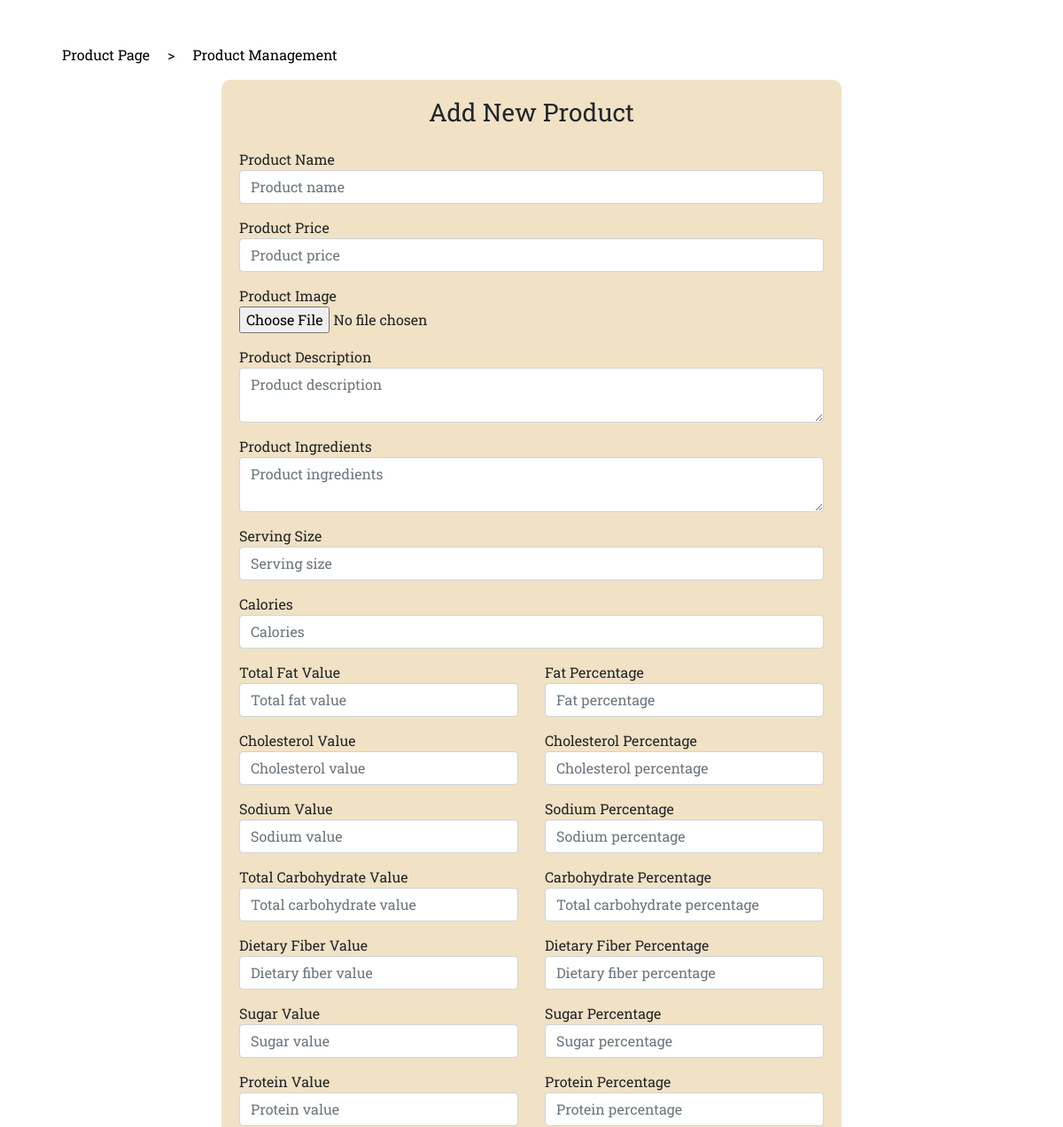
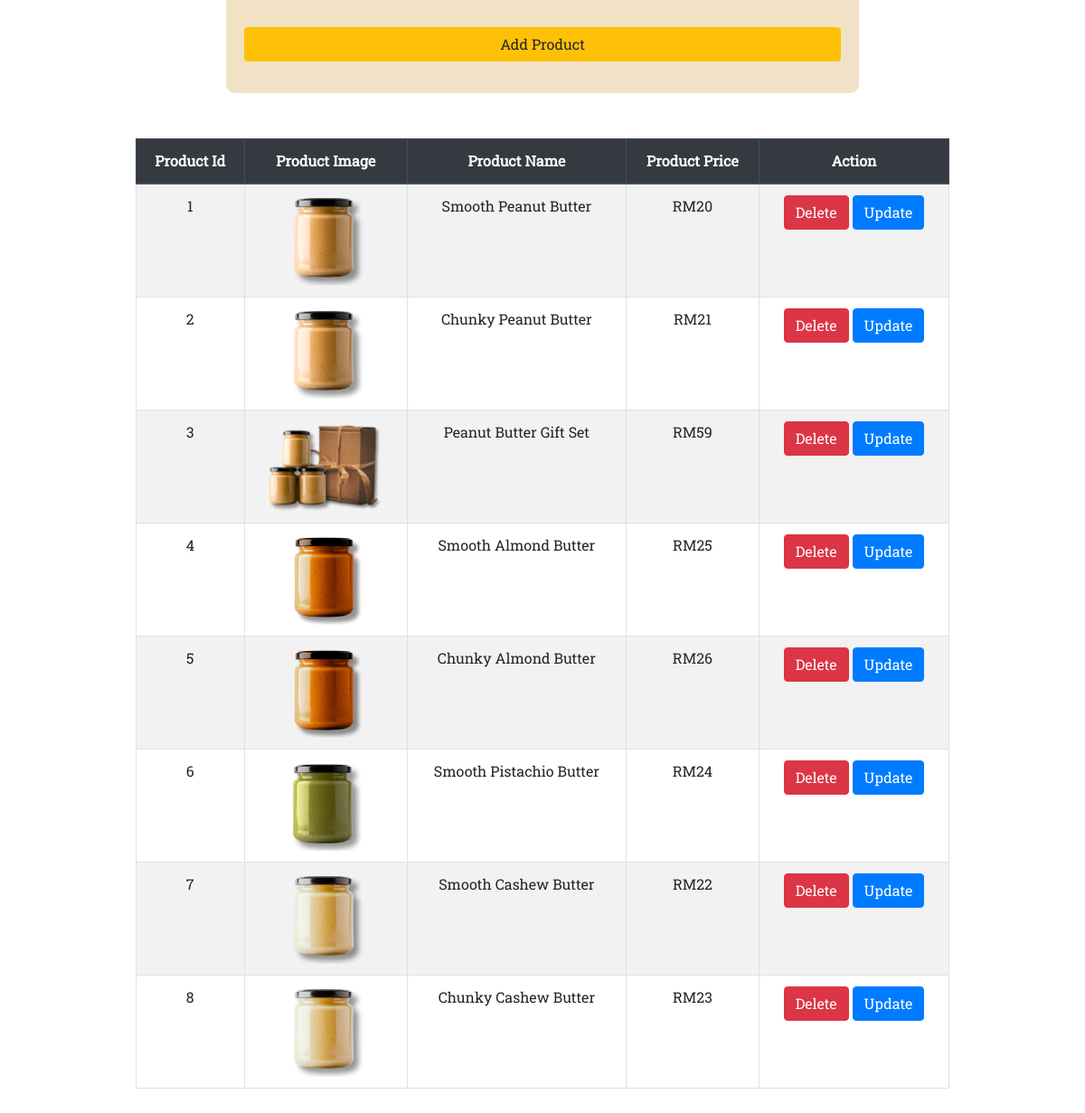
Screenshot of /add_product.php with the database file from the repository (2 pictures, top to bottom).
### tables this page shows
CREATE TABLE `product_info` (
  `id` int(11) NOT NULL,
  `name` varchar(255) DEFAULT NULL,
  `price` varchar(50) DEFAULT NULL,
  `image` varchar(255) DEFAULT NULL,
  `description` text DEFAULT NULL,
  `ingredients` text DEFAULT NULL,
  `serving_size` varchar(50) DEFAULT NULL,
  `calories` int(11) DEFAULT NULL,
  `total_fat_value` int(11) DEFAULT NULL,
  `total_fat_percent` int(11) DEFAULT NULL,
  `cholesterol_value` int(11) DEFAULT NULL,
  `cholesterol_percent` int(11) DEFAULT NULL,
  `sodium_value` int(11) DEFAULT NULL,
  `sodium_percent` int(11) DEFAULT NULL,
  `total_carbohydrate_value` int(11) DEFAULT NULL,
  `total_carbohydrate_percent` int(11) DEFAULT NULL,
  `dietary_fiber_value` int(11) DEFAULT NULL,
  `dietary_fiber_percent` int(11) DEFAULT NULL,
  `sugars_value` int(11) DEFAULT NULL,
  `sugars_percent` int(11) DEFAULT NULL,
  `protein_value` int(11) DEFAULT NULL,
  `protein_percent` int(11) DEFAULT NULL
);

### add_product.php (the view, shortened to what this page needs)
<?php
$servername = "localhost:3306";
$username = "root";
$password = "";
$dbname = "sse3308";
$conn = new mysqli($servername, $username, $password, $dbname);
$product_to_edit = null;
?>
<!DOCTYPE html>
<html lang="en">
<head>
   <link rel="stylesheet" href="https://cdn.jsdelivr.net/npm/bootstrap@4.5.3/dist/css/bootstrap.min.css"
>
   <link rel="stylesheet" href="/css/sharedstyle.css">
   <link rel="stylesheet" href="/css/add_productstyle.css">
</head>
<body>
<div class="quick-nav">
    <a href="show_product.php">Product Page</a>
    <p>&gt</p>
    <p>Product Management</p>
</div>
<div class="container">
   <section>
      <form method="post" class="add-product-form" enctype="multipart/form-data">
         <h3 class="text-center mb-4"><?= isset($product_to_edit) ? 'Update Product' : 'Add New Product' ?></h3>
         <div class="form-group">
            Product Name <input type="text" name="p_name" placeholder="Product name" class="form-control" required value="<?= isset($product_to_edit) ? $product_to_edit['name'] : '' ?>">
         </div>
         <div class="form-group">
            Product Price <input type="text" name="p_price" min="0" placeholder="Product price" class="form-control" required value="<?= isset($product_to_edit) ? $product_to_edit['price'] : '' ?>">
         </div>
         <div class="form-group">
            Product Image <input type="file" name="p_image" accept="image/png, image/jpg, image/jpeg" class="form-control-file">
         </div>
         <div class="form-group">
            Product Description <textarea name="p_description" placeholder="Product description" class="form-control" required><?= isset($product_to_edit) ? $product_to_edit['description'] : '' ?></textarea>
         </div>
         <div class="form-group">
            Product Ingredients <textarea name="p_ingredients" placeholder="Product ingredients" class="form-control" required><?= isset($product_to_edit) ? $product_to_edit['ingredients'] : '' ?></textarea>
         </div>
         <div class="form-group">
            Serving Size <input type="text" name="p_serving_size" placeholder="Serving size" class="form-control" required value="<?= isset($product_to_edit) ? $product_to_edit['serving_size'] : '' ?>">
         </div>
         <div class="form-group">
            Calories <input type="number" name="p_calories" min="0" placeholder="Calories" class="form-control" required value="<?= isset($product_to_edit) ? $product_to_edit['calories'] : '' ?>">
         </div>
         <div class="row">
            <div class="form-group col-md-6">
               Total Fat Value <input type="number" name="p_total_fat_value" min="0" placeholder="Total fat value" class="form-control" required value="<?= isset($product_to_edit) ? $product_to_edit['total_fat_value'] : '' ?>">
            </div>
            <div class="form-group col-md-6">
               Fat Percentage <input type="number" name="p_total_fat_percent" min="0" placeholder="Fat percentage" class="form-control" required value="<?= isset($product_to_edit) ? $product_to_edit['total_fat_percent'] : '' ?>">
            </div>
         </div>
         <div class="row">
            <div class="form-group col-md-6">
               Cholesterol Value <input type="number" name="p_cholesterol_value" min="0" placeholder="Cholesterol value" class="form-control" required value="<?= isset($product_to_edit) ? $product_to_edit['cholesterol_value'] : '' ?>">
            </div>
            <div class="form-group col-md-6">
               Cholesterol Percentage <input type="number" name="p_cholesterol_percent" min="0" placeholder="Cholesterol percentage" class="form-control" required value="<?= isset($product_to_edit) ? $product_to_edit['cholesterol_percent'] : '' ?>">
            </div>
         </div>
         <div class="row">
            <div class="form-group col-md-6">
               Sodium Value <input type="number" name="p_sodium_value" min="0" placeholder="Sodium value" class="form-control" required value="<?= isset($product_to_edit) ? $product_to_edit['sodium_value'] : '' ?>">
            </div>
            <div class="form-group col-md-6">
               Sodium Percentage <input type="number" name="p_sodium_percent" min="0" placeholder="Sodium percentage" class="form-control" required value="<?= isset($product_to_edit) ? $product_to_edit['sodium_percent'] : '' ?>">
            </div>
         </div>
         <div class="row">
            <div class="form-group col-md-6">
               Total Carbohydrate Value <input type="number" name="p_total_carbohydrate_value" min="0" placeholder="Total carbohydrate value" class="form-control" required value="<?= isset($product_to_edit) ? $product_to_edit['total_carbohydrate_value'] : '' ?>">
            </div>
            <div class="form-group col-md-6">
               Carbohydrate Percentage <input type="number" name="p_total_carbohydrate_percent" min="0" placeholder="Total carbohydrate percentage" class="form-control" required value="<?= isset($product_to_edit) ? $product_to_edit['total_carbohydrate_percent'] : '' ?>">
            </div>
         </div>
         <div class="row">
            <div class="form-group col-md-6">
               Dietary Fiber Value <input type="number" name="p_dietary_fiber_value" min="0" placeholder="Dietary fiber value" class="form-control" required value="<?= isset($product_to_edit) ? $product_to_edit['dietary_fiber_value'] : '' ?>">
            </div>
            <div class="form-group col-md-6">
               Dietary Fiber Percentage <input type="number" name="p_dietary_fiber_percent" min="0" placeholder="Dietary fiber percentage" class="form-control" required value="<?= isset($product_to_edit) ? $product_to_edit['dietary_fiber_percent'] : '' ?>">
            </div>
         </div>
         <div class="row">
            <div class="form-group col-md-6">
               Sugar Value <input type="number" name="p_sugars_value" min="0" placeholder="Sugar value" class="form-control" required value="<?= isset($product_to_edit) ? $product_to_edit['sugars_value'] : '' ?>">
            </div>
            <div class="form-group col-md-6">
               Sugar Percentage <input type="number" name="p_sugars_percent" min="0" placeholder="Sugar percentage" class="form-control" required value="<?= isset($product_to_edit) ? $product_to_edit['sugars_percent'] : '' ?>">
            </div>
         </div>
         <div class="row">
            <div class="form-group col-md-6">
               Protein Value <input type="number" name="p_protein_value" min="0" placeholder="Protein value" class="form-control" required value="<?= isset($product_to_edit) ? $product_to_edit['protein_value'] : '' ?>">
            </div>
            <div class="form-group col-md-6">
               Protein Percentage <input type="number" name="p_protein_percent" min="0" placeholder="Protein percentage" class="form-control" required value="<?= isset($product_to_edit) ? $product_to_edit['protein_percent'] : '' ?>">
            </div>
         </div>
         <div class="form-group">
            <input type="submit" name="save_product" value="<?= isset($product_to_edit) ? 'Update Product' : 'Add Product' ?>" class="btn btn-warning w-100 mt-3">
         </div>
      </form>
   </section>
   <section class="display-product-table mt-5">
      <table class="table table-bordered table-striped">
         <thead class="thead-dark">
            <tr>
               <th>Product Id</th>
               <th>Product Image</th>
               <th>Product Name</th>
               <th>Product Price</th>
               <th>Action</th>
            </tr>
         </thead>
         <tbody>
            <?php
            $select_products = mysqli_query($conn, "SELECT * FROM product_info");
            if(mysqli_num_rows($select_products) > 0){
               while($row = mysqli_fetch_assoc($select_products)){
            ?>
            <tr>
               <td><?php echo $row['id']; ?></td>
               <td><img src="<?php echo $row['image']; ?>" height="100" alt="Product Image"></td>
               <td><?php echo $row['name']; ?></td>
               <td><?php echo $row['price']; ?></td>
               <td>
                  <a href="add_product.php?delete=<?php echo $row['id']; ?>" class="btn btn-danger" onclick="return confirm('Are you sure you want to delete this?');">Delete</a>
                  <a href="add_product.php?edit=<?php echo $row['id']; ?>" class="btn btn-primary">Update</a>
               </td>
            </tr>
            <?php
               }
            } else {
               echo "<tr><td colspan='5' class='text-center'>No product added</td></tr>";
            }
            ?>
         </tbody>
      </table>
   </section>
</div>
</body>
</html>

### css/sharedstyle.css (style rules this page uses)
html { scroll-behavior: smooth; }
body,.header-container,footer { padding: 0; margin: 0; overflow-x: hidden; font-family:'RobotoSlab-Regular'; }
.form-group { margin-bottom: 15px; }

### css/add_productstyle.css (style rules this page uses)
.add-product-form { width: 700px; margin:50px auto; }
.display-product-table { width:900px; margin:50px auto; }
.add-product-form, .edit-form-container form { background: #f1e2c5; padding: 20px; border-radius: 10px; }
table { text-align:center; }

### rows the page displays
product_info: id "1", image (picture), name "Smooth Peanut Butter", price "RM20"
product_info: id "2", image (picture), name "Chunky Peanut Butter", price "RM21"
product_info: id "3", image (picture), name "Peanut Butter Gift Set", price "RM59"
product_info: id "4", image (picture), name "Smooth Almond Butter", price "RM25"
product_info: id "5", image (picture), name "Chunky Almond Butter", price "RM26"
product_info: id "6", image (picture), name "Smooth Pistachio Butter", price "RM24"
product_info: id "7", image (picture), name "Smooth Cashew Butter", price "RM22"
product_info: id "8", image (picture), name "Chunky Cashew Butter", price "RM23"
